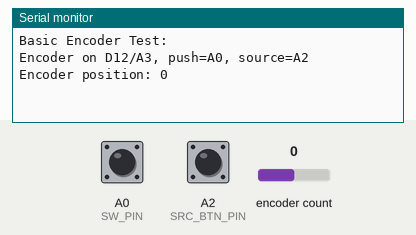
Bench run of a sketch on a simulated Arduino Uno, built with avr-gcc and run on an emulated ATmega328P. On the bench: the last lines printed to the serial monitor. The inputs (shaded band) are chosen by the test bench; at power-on: A0 (SW_PIN) HIGH, A2 (SRC_BTN_PIN) HIGH, encoder count 0.

Above: at 1.2 s.
1.3 s: A0 (SW_PIN) pulled LOW for 0.15 s
At 2.3 s:
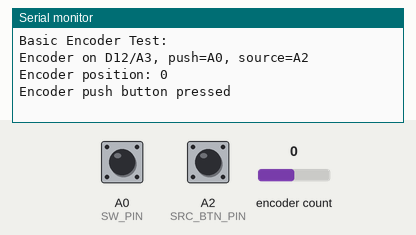
2.9 s: A2 (SRC_BTN_PIN) pulled LOW for 0.15 s
At 3.4 s:
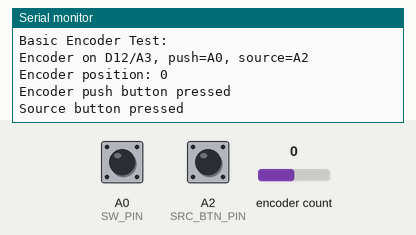
4.5 s: encoder count set to 1
At 5.1 s:
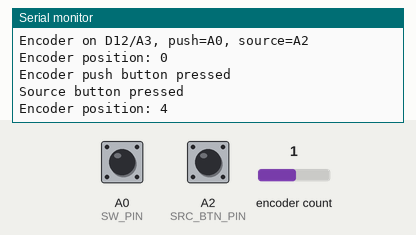
6.0 s: encoder count set to 2
At 6.3 s:
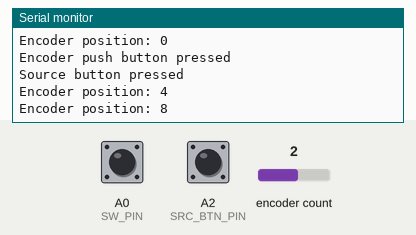

Measured:
- after the input at 1.3 s, the serial monitor: prints a new line after 0.06 s (image 1)
- after the input at 2.9 s, the serial monitor: prints a new line after 0.05 s (image 2)
- after the input at 4.5 s, the serial monitor: prints a new line at once (image 3)
- after the input at 6.0 s, the serial monitor: prints a new line at once (image 4)

The sketch:

encoder.ino
```cpp
#include <Arduino.h>
#include <Encoder.h>  // https://github.com/PaulStoffregen/Encoder/tree/master

#define CLK_PIN 12
#define DT_PIN A3
#define SW_PIN A0
#define SRC_BTN_PIN A2

Encoder myEnc(CLK_PIN, DT_PIN);
long oldPosition = -999;

int last_button_state = HIGH;
int last_source_state = HIGH;
unsigned long last_button_time = 0;
unsigned long last_source_time = 0;
const unsigned long BUTTON_DEBOUNCE_MS = 50;

void setup() {
  Serial.begin(9600);
  while (!Serial) delay(10);

  pinMode(SW_PIN, INPUT_PULLUP);
  pinMode(SRC_BTN_PIN, INPUT_PULLUP);

  Serial.println("Basic Encoder Test:");
  Serial.println("Encoder on D12/A3, push=A0, source=A2");
}

void loop() {
  long newPosition = myEnc.read();
  if (newPosition != oldPosition) {
    oldPosition = newPosition;
    Serial.print("Encoder position: ");
    Serial.println(newPosition);
  }

  unsigned long now = millis();
  int button_state = digitalRead(SW_PIN);
  int source_state = digitalRead(SRC_BTN_PIN);

  if (button_state != last_button_state) {
    last_button_time = now;
    last_button_state = button_state;
  }

  if (button_state == LOW && (now - last_button_time) >= BUTTON_DEBOUNCE_MS) {
    Serial.println("Encoder push button pressed");
    while (digitalRead(SW_PIN) == LOW) {
      delay(5);
    }
    last_button_state = HIGH;
    last_button_time = millis();
  }

  if (source_state != last_source_state) {
    last_source_time = now;
    last_source_state = source_state;
  }

  if (source_state == LOW && (now - last_source_time) >= BUTTON_DEBOUNCE_MS) {
    Serial.println("Source button pressed");
    while (digitalRead(SRC_BTN_PIN) == LOW) {
      delay(5);
    }
    last_source_state = HIGH;
    last_source_time = millis();
  }

  delay(10);
}
```
